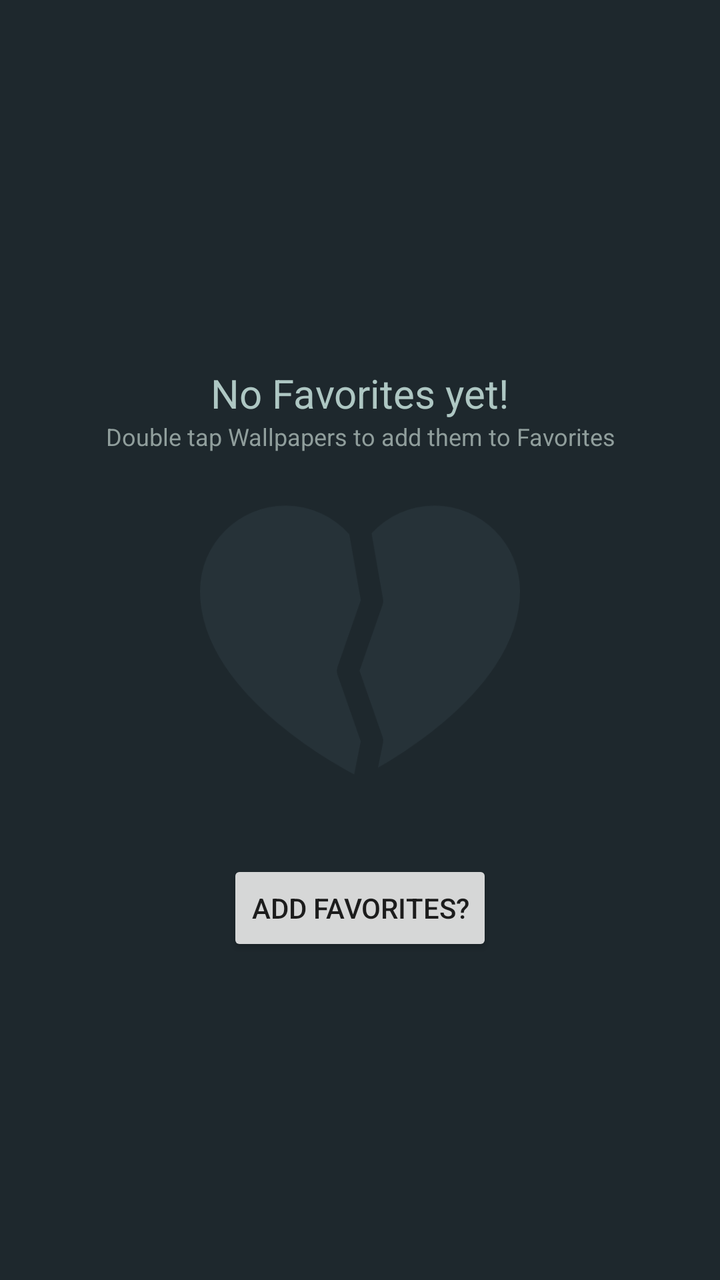
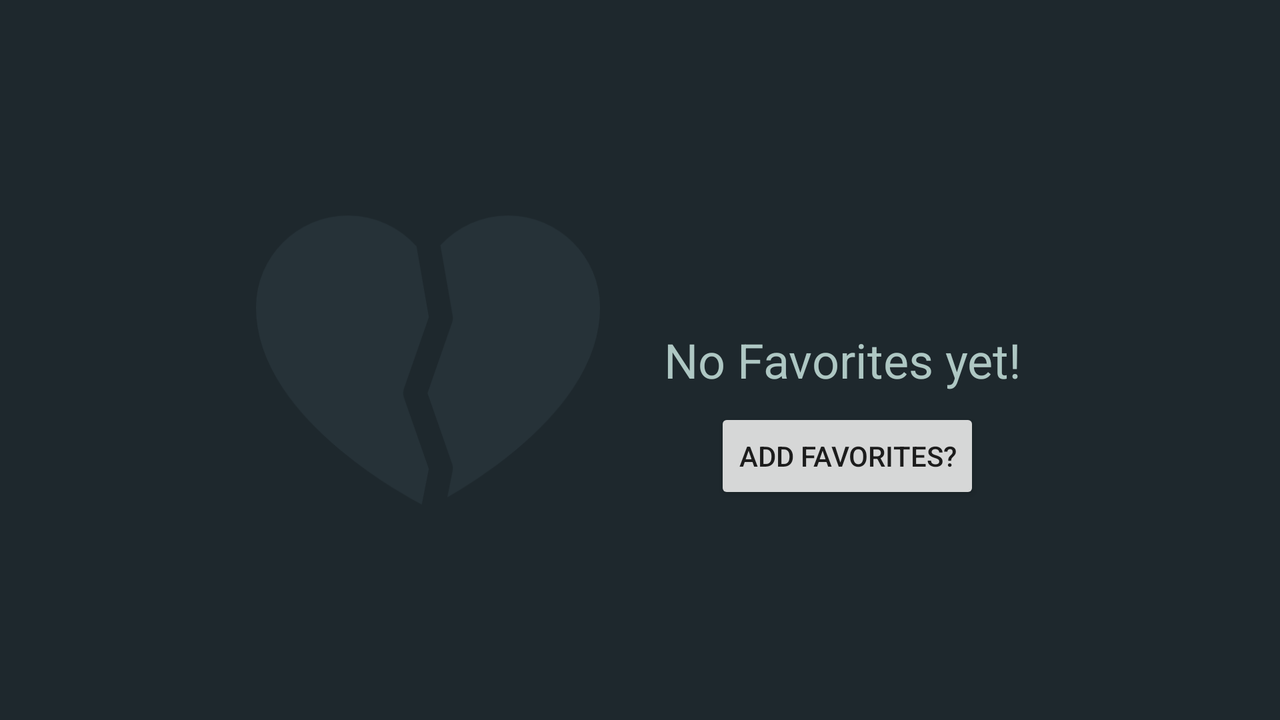

Two renders of one Android screen. The first uses the default layout on a phone; the second uses the alternative layout the repository ships for a different screen configuration, on a matching device. The two XML files are below.
<!-- AndroidManifest.xml: application theme AppTheme -->
<!-- res/layout/favorite_fragment.xml -->
<?xml version="1.0" encoding="utf-8"?>
<RelativeLayout xmlns:android="http://schemas.android.com/apk/res/android"
    android:layout_width="match_parent"
    android:layout_height="match_parent"
    android:orientation="vertical"
    android:background="@color/colorBackground">

    <android.support.v7.widget.RecyclerView
        android:id="@+id/favorites_rv"
        android:layout_width="match_parent"
        android:layout_height="match_parent"
        android:layout_marginTop="55dp"
        android:layout_marginBottom="60dp">

    </android.support.v7.widget.RecyclerView>

    <ImageView
        android:padding="30dp"
        android:id="@+id/broken_heart"
        android:layout_width="220dp"
        android:layout_height="220dp"
        android:src="@drawable/broken_heart"
        android:layout_centerHorizontal="true"
        android:layout_centerVertical="true"/>

    <TextView
        android:layout_above="@id/broken_heart"
        android:id="@+id/no_fav_text"
        android:layout_width="wrap_content"
        android:layout_height="wrap_content"
        android:text="No Favorites yet!"
        android:textSize="20dp"
        android:textColor="@color/textColor"
        android:layout_centerHorizontal="true"
        android:layout_centerVertical="true"/>

    <TextView
        android:layout_below="@id/no_fav_text"
        android:id="@+id/doubleTap"
        android:layout_width="wrap_content"
        android:layout_height="wrap_content"
        android:text="Double tap Wallpapers to add them to Favorites"
        android:textSize="12sp"
        android:textAlignment="center"
        android:textColor="@color/colorAccent"
        android:layout_centerHorizontal="true"
        android:layout_centerVertical="true"/>

    <Button
        android:id="@+id/add_fav"
        android:layout_width="wrap_content"
        android:layout_height="wrap_content"
        android:layout_below="@id/broken_heart"
        android:layout_centerHorizontal="true"
        android:text="Add Favorites?"/>


</RelativeLayout>
<!-- resources referenced by this layout -->
<resources>
  <color name="colorAccent">#909e9c</color>
  <color name="colorBackground">#1e282d</color>
  <color name="textColor">#aec7c3</color>
  <!-- drawable broken_heart: png bitmap (drawable, 14090 bytes) -->
  <style name="AppTheme" parent="Theme.AppCompat.Light.DarkActionBar">
          
          <item name="colorPrimary">@color/colorPrimary</item>
          <item name="colorPrimaryDark">@color/colorPrimaryDark</item>
          <item name="colorAccent">@color/colorAccent</item>
          <item name="android:windowDisablePreview">false</item>
          <item name="android:windowBackground">@color/colorBackground</item>
          <item name="android:windowActivityTransitions">true</item>
          <item name="preferenceTheme">@style/PreferenceThemeOverlay</item>
      </style>
  <color name="colorPrimary">#111112</color>
  <color name="colorPrimaryDark">#20282d</color>
  <style name="PreferenceThemeOverlay">
          <item name="preferenceScreenStyle">@style/Preference.PreferenceScreen</item>
          <item name="preferenceFragmentCompatStyle">@style/PreferenceFragment</item>
          <item name="preferenceCategoryStyle">@style/Preference.Category</item>
          <item name="preferenceStyle">@style/Preference</item>
          <item name="preferenceInformationStyle">@style/Preference.Information</item>
          <item name="checkBoxPreferenceStyle">@style/Preference.CheckBoxPreference</item>
          <item name="switchPreferenceCompatStyle">@style/Preference.SwitchPreferenceCompat</item>
          <item name="seekBarPreferenceStyle">@style/Preference.SeekBarPreference</item>
          <item name="dialogPreferenceStyle">@style/Preference.DialogPreference</item>
          <item name="editTextPreferenceStyle">@style/Preference.DialogPreference.EditTextPreference
          </item>
          <item name="preferenceFragmentListStyle">@style/PreferenceFragmentList</item>
          <item name="dropdownPreferenceStyle">@style/Preference.DropDown</item>
          <item name="android:textColor">@color/colorAccent</item>
      </style>
</resources>
<!-- res/layout-land/favorite_fragment.xml (the repository's variant of the layout above) -->
<!-- drawn on the phone turned sideways -->
<?xml version="1.0" encoding="utf-8"?>
<RelativeLayout xmlns:android="http://schemas.android.com/apk/res/android"
    android:layout_width="match_parent"
    android:layout_height="match_parent"
    android:orientation="vertical"
    android:background="@color/colorBackground">

    <ImageView
        android:padding="24dp"
        android:id="@+id/broken_heart"
        android:layout_width="220dp"
        android:layout_height="220dp"
        android:src="@drawable/broken_heart"
        android:layout_centerHorizontal="false"
        android:layout_centerVertical="true"
        android:layout_marginLeft="104dp"/>

    <TextView
        android:layout_toRightOf="@id/broken_heart"
        android:id="@+id/no_fav_text"
        android:layout_width="wrap_content"
        android:layout_height="wrap_content"
        android:text="No Favorites yet!"
        android:textSize="24dp"
        android:padding="8dp"
        android:textColor="@color/textColor"
        android:layout_centerHorizontal="true"
        android:layout_centerVertical="true"/>

    <Button
        android:layout_width="wrap_content"
        android:layout_height="wrap_content"
        android:text="Add Favorites?"
        android:layout_marginEnd="29dp"
        android:layout_below="@+id/no_fav_text"
        android:layout_alignEnd="@+id/no_fav_text" />

</RelativeLayout>
<!-- resources referenced by the variant -->
<!-- as the phone turned sideways resolves them -->
<resources>
  <color name="colorBackground">#1e282d</color>
  <color name="textColor">#aec7c3</color>
  <!-- drawable broken_heart: png bitmap (drawable, 14090 bytes) -->
  <style name="AppTheme" parent="Theme.AppCompat.Light.DarkActionBar">
          
          <item name="colorPrimary">@color/colorPrimary</item>
          <item name="colorPrimaryDark">@color/colorPrimaryDark</item>
          <item name="colorAccent">@color/colorAccent</item>
          <item name="android:windowDisablePreview">false</item>
          <item name="android:windowBackground">@color/colorBackground</item>
          <item name="android:windowActivityTransitions">true</item>
          <item name="preferenceTheme">@style/PreferenceThemeOverlay</item>
      </style>
  <color name="colorPrimary">#111112</color>
  <color name="colorPrimaryDark">#20282d</color>
  <color name="colorAccent">#909e9c</color>
  <style name="PreferenceThemeOverlay">
          <item name="preferenceScreenStyle">@style/Preference.PreferenceScreen</item>
          <item name="preferenceFragmentCompatStyle">@style/PreferenceFragment</item>
          <item name="preferenceCategoryStyle">@style/Preference.Category</item>
          <item name="preferenceStyle">@style/Preference</item>
          <item name="preferenceInformationStyle">@style/Preference.Information</item>
          <item name="checkBoxPreferenceStyle">@style/Preference.CheckBoxPreference</item>
          <item name="switchPreferenceCompatStyle">@style/Preference.SwitchPreferenceCompat</item>
          <item name="seekBarPreferenceStyle">@style/Preference.SeekBarPreference</item>
          <item name="dialogPreferenceStyle">@style/Preference.DialogPreference</item>
          <item name="editTextPreferenceStyle">@style/Preference.DialogPreference.EditTextPreference
          </item>
          <item name="preferenceFragmentListStyle">@style/PreferenceFragmentList</item>
          <item name="dropdownPreferenceStyle">@style/Preference.DropDown</item>
          <item name="android:textColor">@color/colorAccent</item>
      </style>
</resources>
